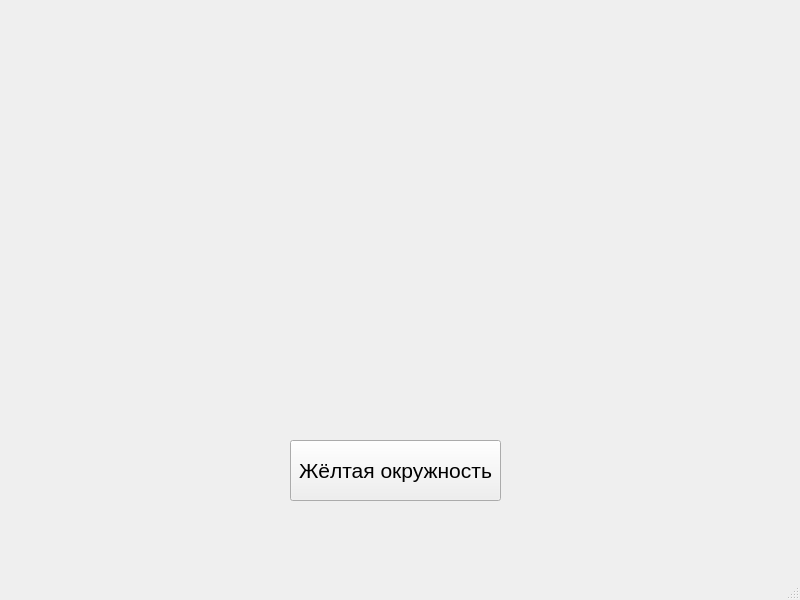
<?xml version="1.0" encoding="UTF-8"?>
<ui version="4.0">
 <class>MainWindow</class>
 <widget class="QMainWindow" name="MainWindow">
  <property name="geometry">
   <rect>
    <x>0</x>
    <y>0</y>
    <width>800</width>
    <height>600</height>
   </rect>
  </property>
  <property name="windowTitle">
   <string>MainWindow</string>
  </property>
  <widget class="QWidget" name="centralwidget">
   <widget class="QPushButton" name="button_draw_circle">
    <property name="geometry">
     <rect>
      <x>290</x>
      <y>440</y>
      <width>211</width>
      <height>61</height>
     </rect>
    </property>
    <property name="font">
     <font>
      <pointsize>16</pointsize>
     </font>
    </property>
    <property name="text">
     <string>Жёлтая окружность</string>
    </property>
   </widget>
  </widget>
  <widget class="QMenuBar" name="menubar">
   <property name="geometry">
    <rect>
     <x>0</x>
     <y>0</y>
     <width>800</width>
     <height>21</height>
    </rect>
   </property>
  </widget>
  <widget class="QStatusBar" name="statusbar"/>
 </widget>
 <resources/>
 <connections/>
</ui>
